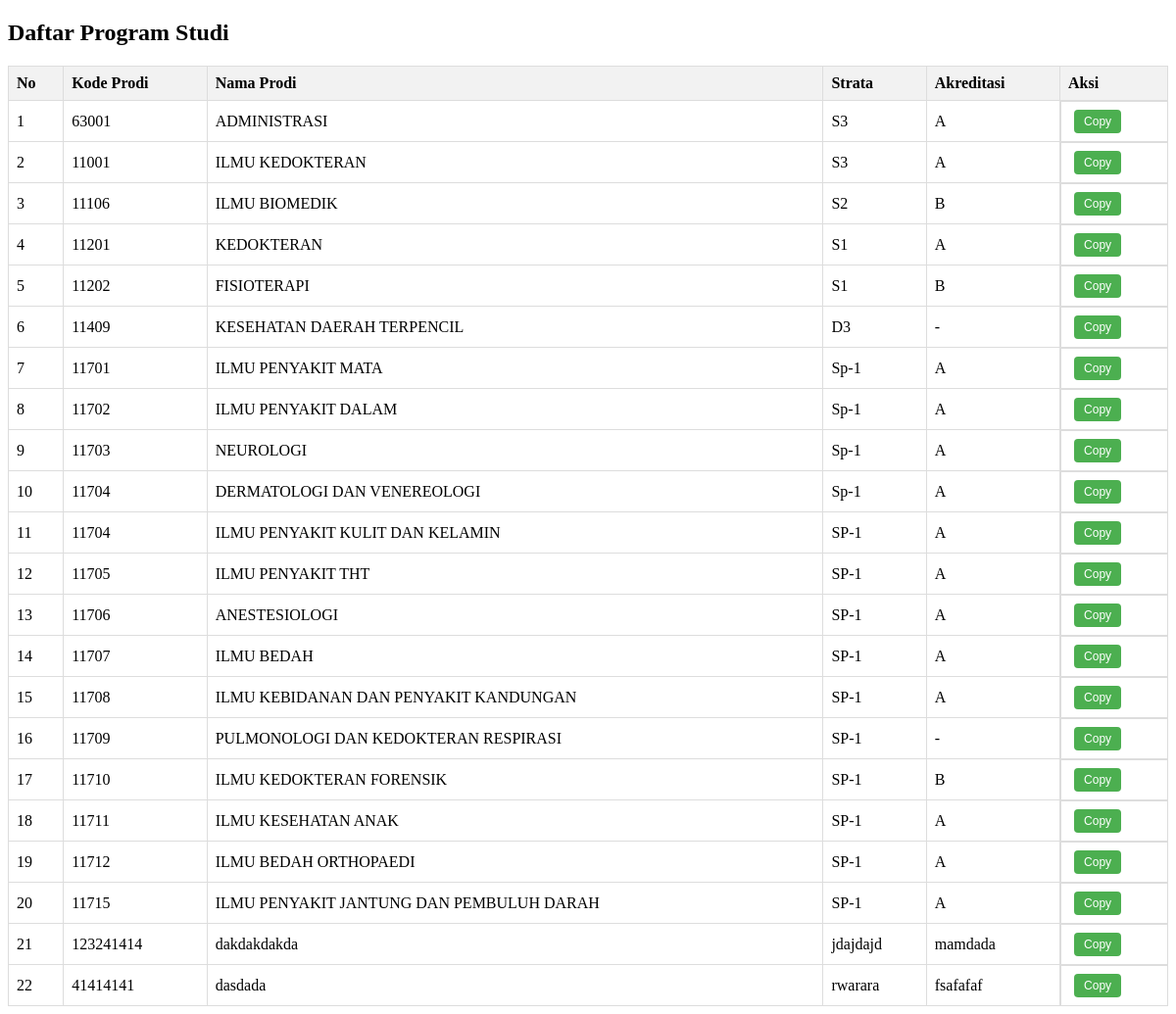
Screenshot of /tabel_prodi.php with the database file from the repository.
### tables this page shows
CREATE TABLE `table_prodi` (
  `id` int(11) NOT NULL,
  `kode_prodi` varchar(44) NOT NULL,
  `nama_prodi` varchar(60) NOT NULL,
  `strata` varchar(44) NOT NULL,
  `akreditasi` varchar(90) NOT NULL
);

### tabel_prodi.php (the view, shortened to what this page needs)
<?php
$host = 'localhost';
$dbname = 'unhas';
$username = 'root';
$password = '';
try {
    $conn = new PDO("mysql:host=$host;dbname=$dbname", $username, $password);
    $conn->setAttribute(PDO::ATTR_ERRMODE, PDO::ERRMODE_EXCEPTION);
} catch(PDOException $e) {
    echo "Error: " . $e->getMessage();
    die();
}
$query = "SELECT * FROM table_prodi";
$stmt = $conn->prepare($query);
$stmt->execute();
$prodi = $stmt->fetchAll(PDO::FETCH_ASSOC);
?>
<!DOCTYPE html>
<html lang="en">
<head>
</head>
<body>
<h2>Daftar Program Studi</h2>
<table>
    <thead>
        <tr>
            <th>No</th>
            <th>Kode Prodi</th>
            <th>Nama Prodi</th>
            <th>Strata</th>
            <th>Akreditasi</th>
            <th>Aksi</th>
        </tr>
    </thead>
    <tbody>
        <?php foreach ($prodi as $index => $row): ?>
            <tr>
                <td><?php echo $index + 1; ?></td>
                <td><?php echo htmlspecialchars($row['kode_prodi']); ?></td>
                <td><?php echo htmlspecialchars($row['nama_prodi']); ?></td>
                <td><?php echo htmlspecialchars($row['strata']); ?></td>
                <td><?php echo htmlspecialchars($row['akreditasi']); ?></td>
                <td class="btn-container">
                    <button class="copy-btn" data-text="<?php echo 'KODEPRODI' . htmlspecialchars($row['kode_prodi']) . '#' . htmlspecialchars($row['nama_prodi']) . ' - ' . htmlspecialchars($row['strata']); ?>">Copy</button>
                </td>
            </tr>
        <?php endforeach; ?>
    </tbody>
</table>
</body>
</html>

### tabel_prodi.php (style rules this page uses)
table { border-collapse: collapse; width: 100%; }
th, td { border: 1px solid #ddd; padding: 8px; text-align: left; }
th { background-color: #f2f2f2; }
.btn-container { display: flex; align-items: center; }
.copy-btn, .edit-btn, .delete-btn { cursor: pointer; padding: 5px 10px; background-color: #4CAF50; color: white; border: none; border-radius: 4px; font-size: 12px; margin-left: 5px; }

### rows the page displays
table_prodi: kode_prodi "63001", nama_prodi "ADMINISTRASI", strata "S3", akreditasi "A"
table_prodi: kode_prodi "11001", nama_prodi "ILMU KEDOKTERAN", strata "S3", akreditasi "A"
table_prodi: kode_prodi "11106", nama_prodi "ILMU BIOMEDIK", strata "S2", akreditasi "B"
table_prodi: kode_prodi "11201", nama_prodi "KEDOKTERAN", strata "S1", akreditasi "A"
table_prodi: kode_prodi "11202", nama_prodi "FISIOTERAPI", strata "S1", akreditasi "B"
table_prodi: kode_prodi "11409", nama_prodi "KESEHATAN DAERAH TERPENCIL", strata "D3", akreditasi "-"
table_prodi: kode_prodi "11701", nama_prodi "ILMU PENYAKIT MATA", strata "Sp-1", akreditasi "A"
table_prodi: kode_prodi "11702", nama_prodi "ILMU PENYAKIT DALAM", strata "Sp-1", akreditasi "A"
table_prodi: kode_prodi "11703", nama_prodi "NEUROLOGI", strata "Sp-1", akreditasi "A"
table_prodi: kode_prodi "11704", nama_prodi "DERMATOLOGI DAN VENEREOLOGI", strata "Sp-1", akreditasi "A"
table_prodi: kode_prodi "11704", nama_prodi "ILMU PENYAKIT KULIT DAN KELAMIN", strata "SP-1", akreditasi "A"
table_prodi: kode_prodi "11705", nama_prodi "ILMU PENYAKIT THT", strata "SP-1", akreditasi "A"
table_prodi: kode_prodi "11706", nama_prodi "ANESTESIOLOGI", strata "SP-1", akreditasi "A"
table_prodi: kode_prodi "11707", nama_prodi "ILMU BEDAH", strata "SP-1", akreditasi "A"
table_prodi: kode_prodi "11708", nama_prodi "ILMU KEBIDANAN DAN PENYAKIT KANDUNGAN", strata "SP-1", akreditasi "A"
table_prodi: kode_prodi "11709", nama_prodi "PULMONOLOGI DAN KEDOKTERAN RESPIRASI", strata "SP-1", akreditasi "-"
table_prodi: kode_prodi "11710", nama_prodi "ILMU KEDOKTERAN FORENSIK", strata "SP-1", akreditasi "B"
table_prodi: kode_prodi "11711", nama_prodi "ILMU KESEHATAN ANAK", strata "SP-1", akreditasi "A"
table_prodi: kode_prodi "11712", nama_prodi "ILMU BEDAH ORTHOPAEDI", strata "SP-1", akreditasi "A"
table_prodi: kode_prodi "11715", nama_prodi "ILMU PENYAKIT JANTUNG DAN PEMBULUH DARAH", strata "SP-1", akreditasi "A"
table_prodi: kode_prodi "123241414", nama_prodi "dakdakdakda", strata "jdajdajd", akreditasi "mamdada"
table_prodi: kode_prodi "41414141", nama_prodi "dasdada", strata "rwarara", akreditasi "fsafafaf"
